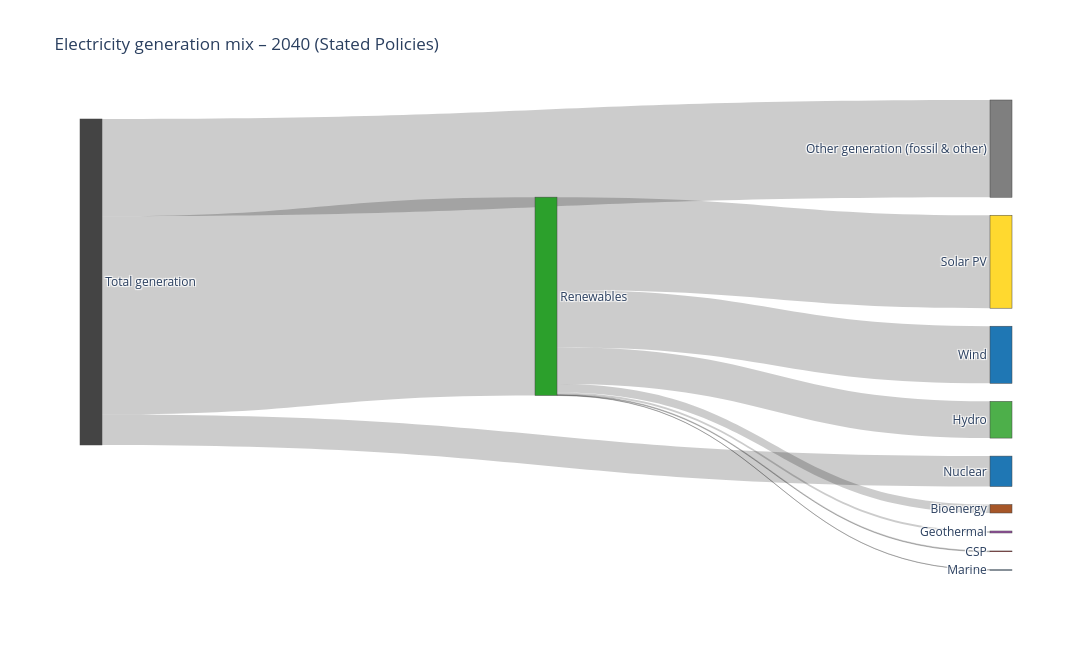

Notebook source saved alongside this figure:
### Markdown cell above
# Sankey for energy generation for the stated 2040

### Code cell
import plotly.graph_objects as go

# ============================================================
# Sankey – Electricity generation mix
# 2040 | Stated Policies | TWh
# ============================================================

labels = [
    "Total generation",
    "Renewables",
    "Nuclear",
    "Other generation\n(fossil & other)",
    "Solar PV",
    "Wind",
    "Hydro",
    "Bioenergy",
    "CSP",
    "Geothermal",
    "Marine",
]

# Node indices
TOTAL = 0
RENEW = 1
NUCLEAR = 2
OTHER = 3

# -----------------------------
# Links
# -----------------------------

source = [
    TOTAL, TOTAL, TOTAL,          # Total → main branches
    RENEW, RENEW, RENEW, RENEW,    # Renewables → technologies
    RENEW, RENEW, RENEW
]

target = [
    RENEW, NUCLEAR, OTHER,
    4, 5, 6, 7,
    8, 9, 10
]

values = [
    29880,    # Renewables
    4584,     # Nuclear
    49114 - 29880 - 4584,  # Other (residual)

    14007,    # Solar PV
    8609,     # Wind
    5534,     # Hydro
    1278,     # Bioenergy
    120,      # CSP
    295,      # Geothermal
    37        # Marine
]

# -----------------------------
# Figure
# -----------------------------

fig = go.Figure(go.Sankey(
    arrangement="snap",
    node=dict(
        pad=18,
        thickness=22,
        label=labels,
        color=[
            "#444444",  # Total
            "#2ca02c",  # Renewables
            "#1f77b4",  # Nuclear
            "#7f7f7f",  # Other
            "#ffd92f", "#1f77b4", "#4daf4a",
            "#a65628", "#e41a1c", "#984ea3", "#377eb8"
        ]
    ),
    link=dict(
        source=source,
        target=target,
        value=values
    )
))

fig.update_layout(
    title="Electricity generation mix – 2040 (Stated Policies)",
    font_size=12,
    width=1100,
    height=650
)

fig.show()

### Figure 1 — Plotly figure (JSON) as saved in the notebook; plotly's stock layout.template omitted (floating-point values rounded to 4 significant figures)
{"data": [{"arrangement": "snap", "link": {"source": [0, 0, 0, 1, 1, 1, 1, 1, 1, 1], "target": [1, 2, 3, 4, 5, 6, 7, 8, 9, 10], "value": [29880, 4584, 14650, 14007, 8609, 5534, 1278, 120, 295, 37]}, "node": {"color": ["#444444", "#2ca02c", "#1f77b4", "#7f7f7f", "#ffd92f", "#1f77b4", "#4daf4a", "#a65628", "#e41a1c", "#984ea3", "#377eb8"], "label": ["Total generation", "Renewables", "Nuclear", "Other generation\n(fossil & other)", "Solar PV", "Wind", "Hydro", "Bioenergy", "CSP", "Geothermal", "Marine"], "pad": 18, "thickness": 22}, "type": "sankey"}], "layout": {"font": {"size": 12}, "height": 650, "title": {"text": "Electricity generation mix – 2040 (Stated Policies)"}, "width": 1100}}
